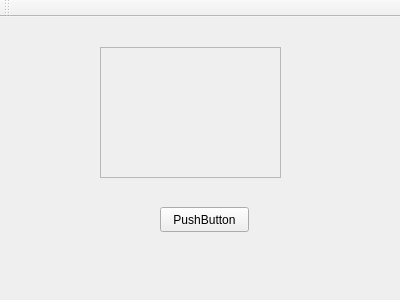
<?xml version="1.0" encoding="UTF-8"?>
<ui version="4.0">
 <class>MainWindow</class>
 <widget class="QMainWindow" name="MainWindow">
  <property name="geometry">
   <rect>
    <x>0</x>
    <y>0</y>
    <width>400</width>
    <height>300</height>
   </rect>
  </property>
  <property name="windowTitle">
   <string>MainWindow</string>
  </property>
  <widget class="QWidget" name="centralWidget">
   <widget class="QPushButton" name="pushButton">
    <property name="geometry">
     <rect>
      <x>160</x>
      <y>190</y>
      <width>89</width>
      <height>25</height>
     </rect>
    </property>
    <property name="text">
     <string>PushButton</string>
    </property>
   </widget>
   <widget class="QFrame" name="frame">
    <property name="geometry">
     <rect>
      <x>100</x>
      <y>30</y>
      <width>181</width>
      <height>131</height>
     </rect>
    </property>
    <property name="frameShape">
     <enum>QFrame::StyledPanel</enum>
    </property>
    <property name="frameShadow">
     <enum>QFrame::Raised</enum>
    </property>
   </widget>
  </widget>
  <widget class="QMenuBar" name="menuBar">
   <property name="geometry">
    <rect>
     <x>0</x>
     <y>0</y>
     <width>400</width>
     <height>22</height>
    </rect>
   </property>
  </widget>
  <widget class="QToolBar" name="mainToolBar">
   <attribute name="toolBarArea">
    <enum>TopToolBarArea</enum>
   </attribute>
   <attribute name="toolBarBreak">
    <bool>false</bool>
   </attribute>
  </widget>
 </widget>
 <layoutdefault spacing="6" margin="11"/>
 <resources/>
 <connections/>
</ui>
